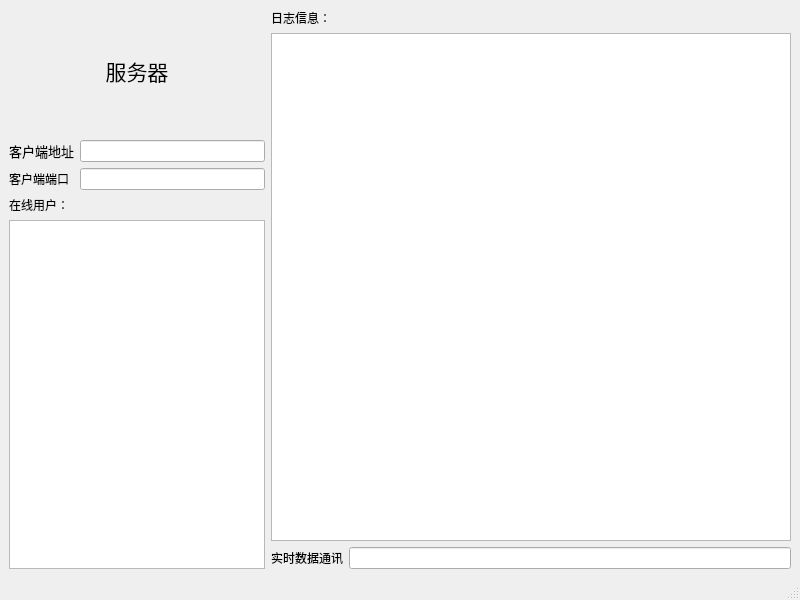
<?xml version="1.0" encoding="UTF-8"?>
<ui version="4.0">
 <class>MainWindow</class>
 <widget class="QMainWindow" name="MainWindow">
  <property name="geometry">
   <rect>
    <x>0</x>
    <y>0</y>
    <width>800</width>
    <height>600</height>
   </rect>
  </property>
  <property name="windowTitle">
   <string>MainWindow</string>
  </property>
  <widget class="QWidget" name="centralwidget">
   <layout class="QGridLayout" name="gridLayout_4" columnstretch="0,1">
    <item row="0" column="0">
     <layout class="QVBoxLayout" name="verticalLayout" stretch="1,1,3">
      <item>
       <widget class="QLabel" name="title">
        <property name="text">
         <string>&lt;html&gt;&lt;head/&gt;&lt;body&gt;&lt;p align=&quot;center&quot;&gt;&lt;span style=&quot; font-size:16pt;&quot;&gt;服务器&lt;/span&gt;&lt;/p&gt;&lt;/body&gt;&lt;/html&gt;</string>
        </property>
       </widget>
      </item>
      <item>
       <layout class="QGridLayout" name="gridLayout">
        <item row="0" column="0">
         <widget class="QLabel" name="iplabel">
          <property name="text">
           <string>&lt;html&gt;&lt;head/&gt;&lt;body&gt;&lt;p align=&quot;center&quot;&gt;&lt;span style=&quot; font-size:10pt;&quot;&gt;客户端地址&lt;/span&gt;&lt;/p&gt;&lt;/body&gt;&lt;/html&gt;</string>
          </property>
         </widget>
        </item>
        <item row="0" column="1">
         <widget class="QLineEdit" name="iplineEdit"/>
        </item>
        <item row="1" column="0">
         <widget class="QLabel" name="portlabel">
          <property name="text">
           <string>&lt;html&gt;&lt;head/&gt;&lt;body&gt;&lt;p&gt;客户端端口&lt;/p&gt;&lt;/body&gt;&lt;/html&gt;</string>
          </property>
         </widget>
        </item>
        <item row="1" column="1">
         <widget class="QLineEdit" name="portlineEdit"/>
        </item>
       </layout>
      </item>
      <item>
       <layout class="QGridLayout" name="gridLayout_3">
        <item row="0" column="0">
         <widget class="QLabel" name="userlabel">
          <property name="text">
           <string>&lt;html&gt;&lt;head/&gt;&lt;body&gt;&lt;p&gt;在线用户：&lt;/p&gt;&lt;/body&gt;&lt;/html&gt;</string>
          </property>
         </widget>
        </item>
        <item row="1" column="0">
         <widget class="QListWidget" name="userlist"/>
        </item>
       </layout>
      </item>
     </layout>
    </item>
    <item row="0" column="1">
     <layout class="QVBoxLayout" name="verticalLayout_2">
      <item>
       <layout class="QGridLayout" name="gridLayout_2">
        <item row="1" column="0">
         <widget class="QListWidget" name="messagelist"/>
        </item>
        <item row="0" column="0">
         <widget class="QLabel" name="datelabel">
          <property name="text">
           <string>&lt;html&gt;&lt;head/&gt;&lt;body&gt;&lt;p&gt;日志信息：&lt;/p&gt;&lt;/body&gt;&lt;/html&gt;</string>
          </property>
         </widget>
        </item>
       </layout>
      </item>
      <item>
       <layout class="QHBoxLayout" name="horizontalLayout">
        <item>
         <widget class="QLabel" name="messagelabel">
          <property name="text">
           <string>&lt;html&gt;&lt;head/&gt;&lt;body&gt;&lt;p&gt;实时数据通讯&lt;/p&gt;&lt;/body&gt;&lt;/html&gt;</string>
          </property>
         </widget>
        </item>
        <item>
         <widget class="QLineEdit" name="messageline"/>
        </item>
       </layout>
      </item>
     </layout>
    </item>
   </layout>
  </widget>
  <widget class="QStatusBar" name="statusbar"/>
 </widget>
 <resources/>
 <connections/>
</ui>
